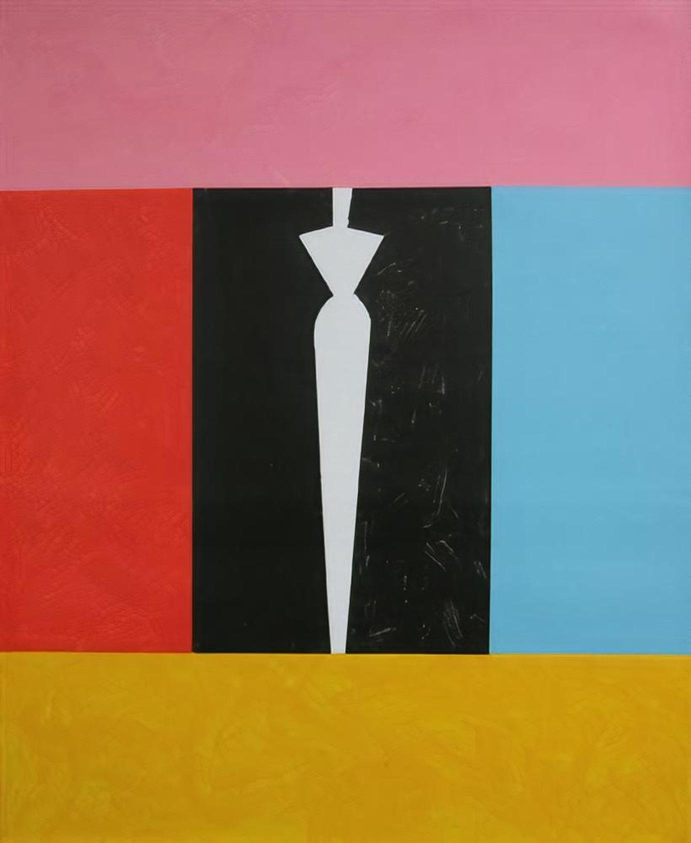
#> input picture data/wikiart_kuroda/aki-kuroda_night-2011.jpg, 1382 x 1685 px, found by its file name (shown at 1/2 size)
$ python test_detector.py
#> lines starting #> are read from the running program, lines starting #| are printed output that depends on the picture; pictures that were not available may be replaced by others from this repository, and a replacement may not be noted
import pdb
import cv2
import matplotlib.pyplot as plt
import numpy as np

# FLD
img = cv2.imread('/media/lucap/big_data/datasets/wikiart/proof_of_concept/aki-kuroda_night-2011.jpg', cv2.IMREAD_GRAYSCALE)
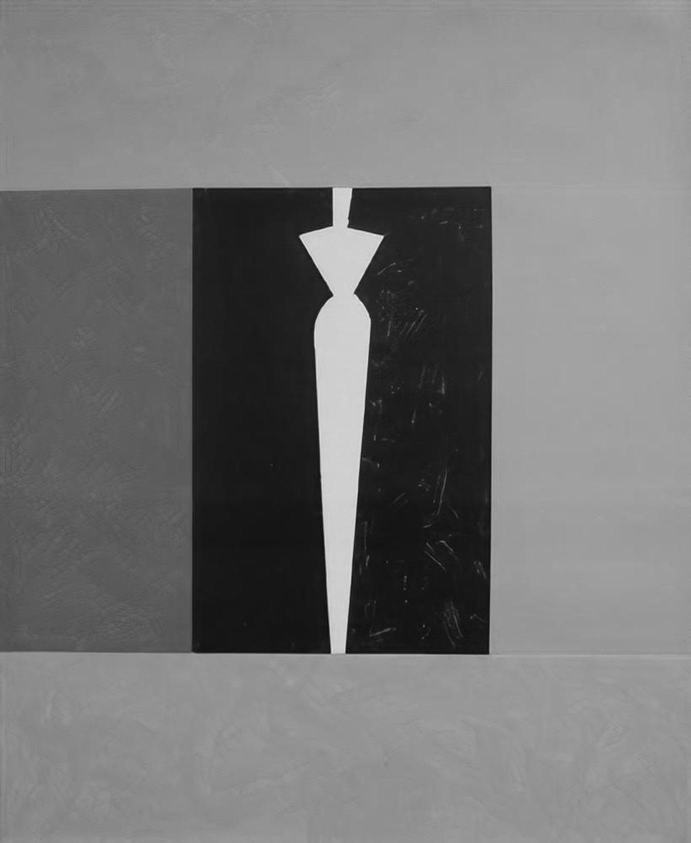
#> img: shape (1685, 1382) (shown at 1/2 size); min 3, max 243, mean 117.3
img = cv2.imread('/media/lucap/big_data/datasets/wikiart/proof_of_concept/albert-gleizes_on-a-sailboat.jpg', cv2.IMREAD_GRAYSCALE)
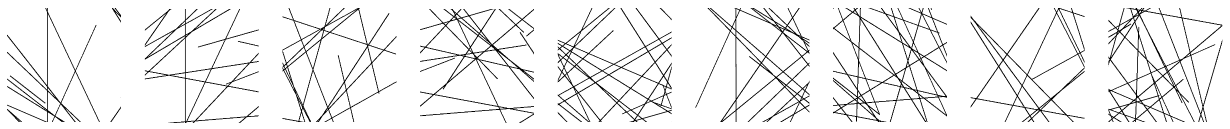
#> input picture imgs/9lines_v2.png, 2459 x 257 px, given in place of albert-gleizes_on-a-sailboat.jpg, which was not available (shown at 1/2 size)
#> img is the input picture: shape (257, 2459); min 0, max 255, mean 237.3
img = cv2.imread('/media/lucap/big_data/datasets/wikiart/proof_of_concept/albert-gleizes_paysage-1914.jpg', cv2.IMREAD_GRAYSCALE)
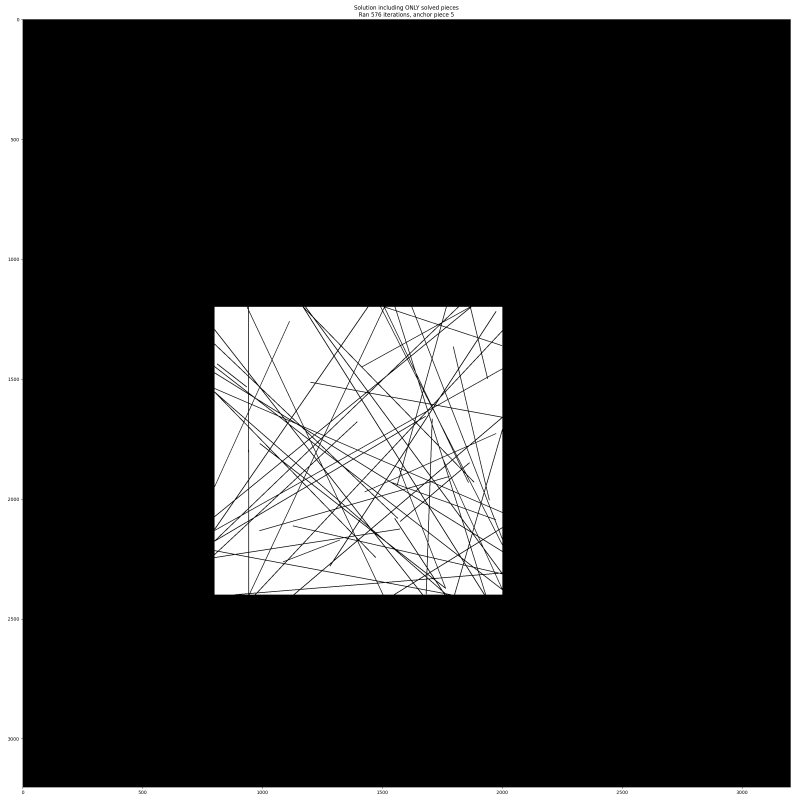
#> input picture imgs/solution_anc5.png, 2400 x 2400 px, given in place of albert-gleizes_paysage-1914.jpg, which was not available (shown at 1/3 size)
#> img is the input picture: shape (2400, 2400); min 0, max 255, mean 49.7
img = cv2.imread('/media/lucap/big_data/datasets/wikiart/proof_of_concept/albert-gleizes_portrait-de-jacques-nayral-1911.jpg', cv2.IMREAD_GRAYSCALE)
img = cv2.imread('/media/lucap/big_data/datasets/wikiart/proof_of_concept/pablo-picasso_still-life-with-guitar-1942.jpg', cv2.IMREAD_GRAYSCALE)

#> (the run stopped early here; a loop or call above may not have finished)
